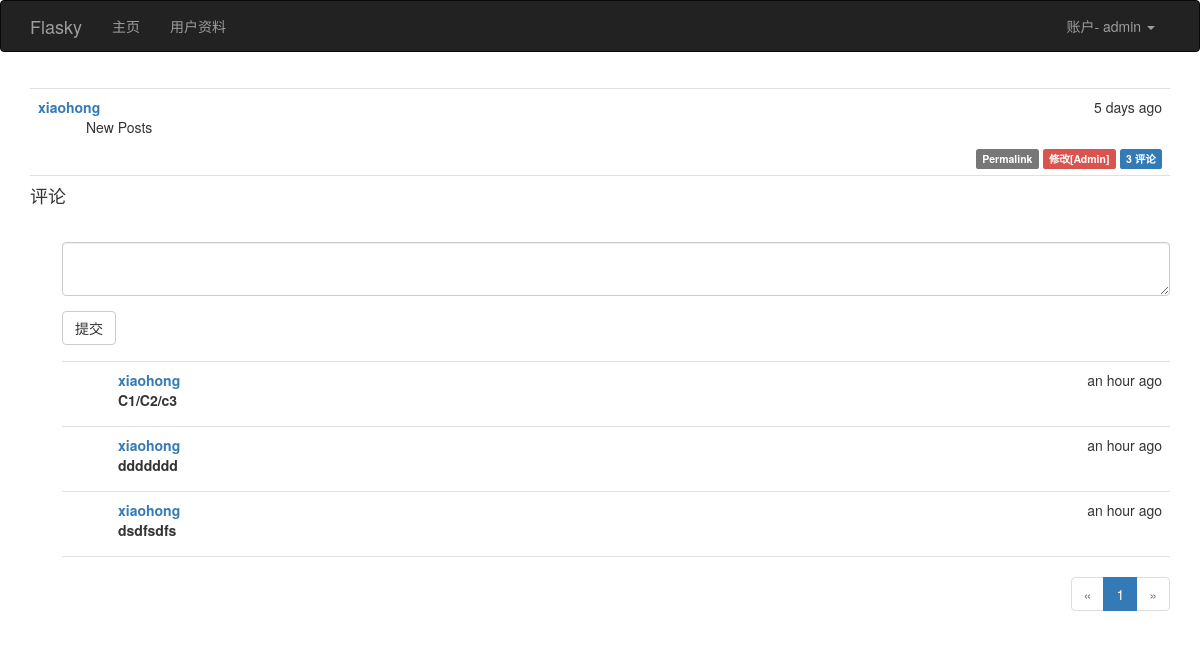
/post/102 (signed in), run on the app's committed database.
### app/models.py (models this page shows, shortened)
class User(UserMixin, db.Model):
    __tablename__ = 'users'
    id = db.Column(db.Integer, primary_key=True)
    username = db.Column(db.String(64), unique=True, index=True)
    email = db.Column(db.String(64), unique=True,index=True)
    role_id = db.Column(db.Integer, db.ForeignKey('roles.id'))
    password_hash = db.Column(db.String(128))
    confirmed = db.Column(db.Boolean, default= False)
    name = db.Column(db.String(64))
    location = db.Column(db.String(128))
    about_me = db.Column(db.Text())
    member_since = db.Column(db.DateTime(), default=datetime.utcnow)
    last_seen = db.Column(db.DateTime(), default=datetime.utcnow)
    posts = db.relationship('Post', backref='author', lazy='dynamic')
    followed = db.relationship('Follow', foreign_keys=[Follow.follower_id], backref=db.backref('follower', lazy='joined')
                               , lazy='dynamic', cascade='all,delete-orphan')
    followers = db.relationship('Follow', foreign_keys=[Follow.followed_id], backref=db.backref('followed',lazy='joined')
                                , lazy='dynamic',cascade='all,delete-orphan')
    comments = db.relationship('Comment', backref='author',lazy='dynamic')
    @property
    def password(self):
        raise AttributeError('password is not a readable attribute')
    def can(self, permission):
        return self.role is not None and self.role.permissions & permission == permission
    def is_administrator(self):
        return self.can(Permission.ADMINISTER)
    def ping(self):
        self.last_seen = datetime.utcnow()
        db.session.add(self)

class Post(db.Model):
    __tablename__ = 'posts'
    id = db.Column(db.Integer, primary_key=True)
    body = db.Column(db.Text)
    timestamp = db.Column(db.DateTime, index=True, default=datetime.utcnow)
    author_id = db.Column(db.Integer, db.ForeignKey('users.id'))
    body_html = db.Column(db.Text)
    comments = db.relationship('Comment', backref='post', lazy='dynamic')

class Comment(db.Model):
    __tablename__='comments'
    id = db.Column(db.Integer, primary_key=True)
    body = db.Column(db.Text)
    body_html = db.Column(db.Text)
    timestamp = db.Column(db.DateTime, index=True, default=datetime.utcnow)
    author_id = db.Column(db.Integer, db.ForeignKey('users.id'))
    post_id = db.Column(db.Integer, db.ForeignKey('posts.id'))

### app/main/views.py (the view)
@main.route('/post/<int:id>',methods=['GET','POST'])
def post(id):
    p = Post.query.get_or_404(id)
    form = CommentForm()
    if form.validate_on_submit():
        comment = Comment(body=form.body.data, post=p, author=current_user._get_current_object())
        db.session.add(comment)
        flash("评论已添加")
        return redirect(url_for('.post', id=p.id, page=-1))
    page = request.args.get('page', 1, type=int)
    per_page = current_app.config['FLASKY_COMMENTS_PER_PAGE']
    if page==-1:
        page = (p.comments.count() -1)/ per_page + 1
    pagination = p.comments.order_by(Comment.timestamp.asc()).paginate(page, per_page=per_page , error_out=False)
    comments = pagination.items
    return render_template('post.html', posts=[p],form=form, comments=comments, pagination=pagination)

### app/main/forms.py
class CommentForm(FlaskForm):
    body = PageDownField("", validators=[DataRequired()])
    submit = SubmitField("提交")

### app/auth/views.py (called while the page is built)
@auth.before_app_request
def before_request():
    if current_user.is_authenticated:
        current_user.ping()
        if not current_user.confirmed and request.endpoint[:5] != 'auth.':
            return redirect(url_for('auth.unconfirmed'))

### app/main/__init__.py (called while the page is built)
@main.app_context_processor
def inject_permissions():
    return dict(Permission=Permission)

### app/models.py (called while the page is built)
@login_manager.user_loader
def load_user(user_id):
    return User.query.get(int(user_id))

### app/templates/post.html (shortened to what this page needs)
{%  extends "base.html" %}
{%  import "bootstrap/wtf.html" as wtf %}
{%  import "_macros.html" as macros %}
{% block page_content %}
  {%  include '_posts.html' %}
    <h4 id="comments">评论</h4>
    {% if current_user.can(Permission.COMMENT) %}
        <div class="comment-form">
            {{ wtf.quick_form(form) }}
        </div>
    {% endif %}
    {%  include '_comments.html' %}
    {% if pagination %}
        <div class="pagination">
            {{ macros.pagination_widget(pagination,'.post', fragment='#comments', id=posts[0].id) }}
        </div>
    {% endif  %}
{% endblock %}

### app/templates/base.html (shortened to what this page needs)
{% extends "bootstrap/base.html" %}
{% block head %}
{{ super() }}
<link rel="stylesheet" type="text/css" href="{{ url_for('static', filename='style.css') }}">
{% endblock %}
{% block navbar %}
<div class="navbar navbar-inverse" role="navigation">
    <div class="container">
        <div class="navbar-header">
            <a class="navbar-brand" href="{{ url_for('main.index') }}">Flasky</a>
        </div>
        <div class="navbar-collapse collapse">
            <ul class="nav navbar-nav">
                <li><a href="{{ url_for('main.index') }}">主页</a></li>
                {%  if current_user.is_authenticated %}
                    <li><a href="{{  url_for('main.user', username=current_user.username) }}">用户资料</a></li>
                {%  endif %}
            </ul>
            <ul class="nav navbar-nav navbar-right">
                {% if current_user.is_authenticated %}
                <li class="dropdown">
                <a href="#" class="dropdown-toggle" data-toggle="dropdown">账户- {{ current_user.username }} <b class="caret"></b></a>
                </li>
                {% else %}
                <li><a href="{{ url_for('auth.login') }}">登录</a></li>
                {% endif %}
            </ul>
        </div>
    </div>
</div>
{% endblock %}
{% block content %}
<div class="container">
    {% block page_content %}{% endblock %}
</div>
{% endblock %}

### app/templates/_posts.html
  <ul class="posts">
        {% for post in posts %}
            <li class="post">
                <div class="post-date">
                    {{ moment(post.timestamp).fromNow() }}
                </div>
                <div class="post-author">
                    <a href="{{ url_for('.user', username=post.author.username) }}">{{ post.author.username }}</a>
                </div>
                <div class="post-content">
                    {% if post.body_html %}
                        {{  post.body_html | safe }}
                    {% else %}
                        {{ post.body }}
                    {% endif %}
                    <div class="post-footer">
                        <a href="{{ url_for('.post', id=post.id) }}">
                            <span class="label label-default">Permalink</span>
                        </a>
                        {% if current_user==post.author %}
                            <a href="{{ url_for('.edit_post',id=post.id) }}">
                             <span class="label label-primary">修改</span>
                            </a>
                         {% elif current_user.is_administrator() %}
                            <a href="{{ url_for('.edit_post',id=post.id) }}">
                             <span class="label label-danger">修改[Admin]</span>
                            </a>
                        {% endif %}
                          <a href="{{ url_for('.post', id=post.id) }}#comments">
                            <span class="label label-primary">{{ post.comments.count() }} 评论</span>
                        </a>
                    </div>
                </div>
            </li>
        {% endfor %}
    </ul>

### app/templates/_comments.html
<ul class="comments">
    {% for comment in comments %}
        <li class="comment">
            <div class="comment-content">
                <div class="comment-date">{{ moment(comment.timestamp).fromNow() }}</div>
                 <div class="comment-author">
                <a href="{{ url_for('.user', username=comment.author.username) }}">
                   {{   comment.author.username}}  </a>
                     <div class="comment-body">
                         {% if comment.body_html %}
                             {{ comment.body_html | safe }}
                         {% else %}
                             {{ comment.body }}
                         {% endif %}
                     </div>
            </div>
            </div>
        </li>
    {% endfor %}
</ul>

### app/static/style.css (style rules this page uses)
ul.posts { list-style-type: none; padding: 0px; margin: 16px 0px 0px 0px; border-top: 1px solid #e0e0e0; }
ul.posts li.post { padding: 8px; border-bottom: 1px solid #e0e0e0; }
div.post-date { float: right; }
div.post-author { font-weight: bold; }
div.post-content { margin-left: 48px; min-height: 48px; }
div.post-footer { text-align: right; }
ul.comments { list-style-type: none; padding: 0px; margin: 16px 0px 0px 0px; }
ul.comments li.comment { margin-left: 32px; padding: 8px; border-bottom: 1px solid #e0e0e0; }
ul.comments li.comment:nth-child(1) { border-top: 1px solid #e0e0e0; }
div.comment-date { float: right; }
div.comment-author { font-weight: bold; }
div.comment-content { margin-left: 48px; min-height: 48px; }
div.comment-form { margin: 16px 0px 16px 32px; }
div.pagination { width: 100%; text-align: right; padding: 0px; margin: 0px; }

### data on the page
User: username "admin"
Post: timestamp "5 days ago", author.username "xiaohong", body_html "New Posts", comments.count "3"
Comment: timestamp "an hour ago", author.username "xiaohong", body_html "C1/C2/c3"
Comment: timestamp "an hour ago", author.username "xiaohong", body_html "ddddddd"
Comment: timestamp "an hour ago", author.username "xiaohong", body_html "dsdfsdfs"

### other printed values
{{ p }} "1"
